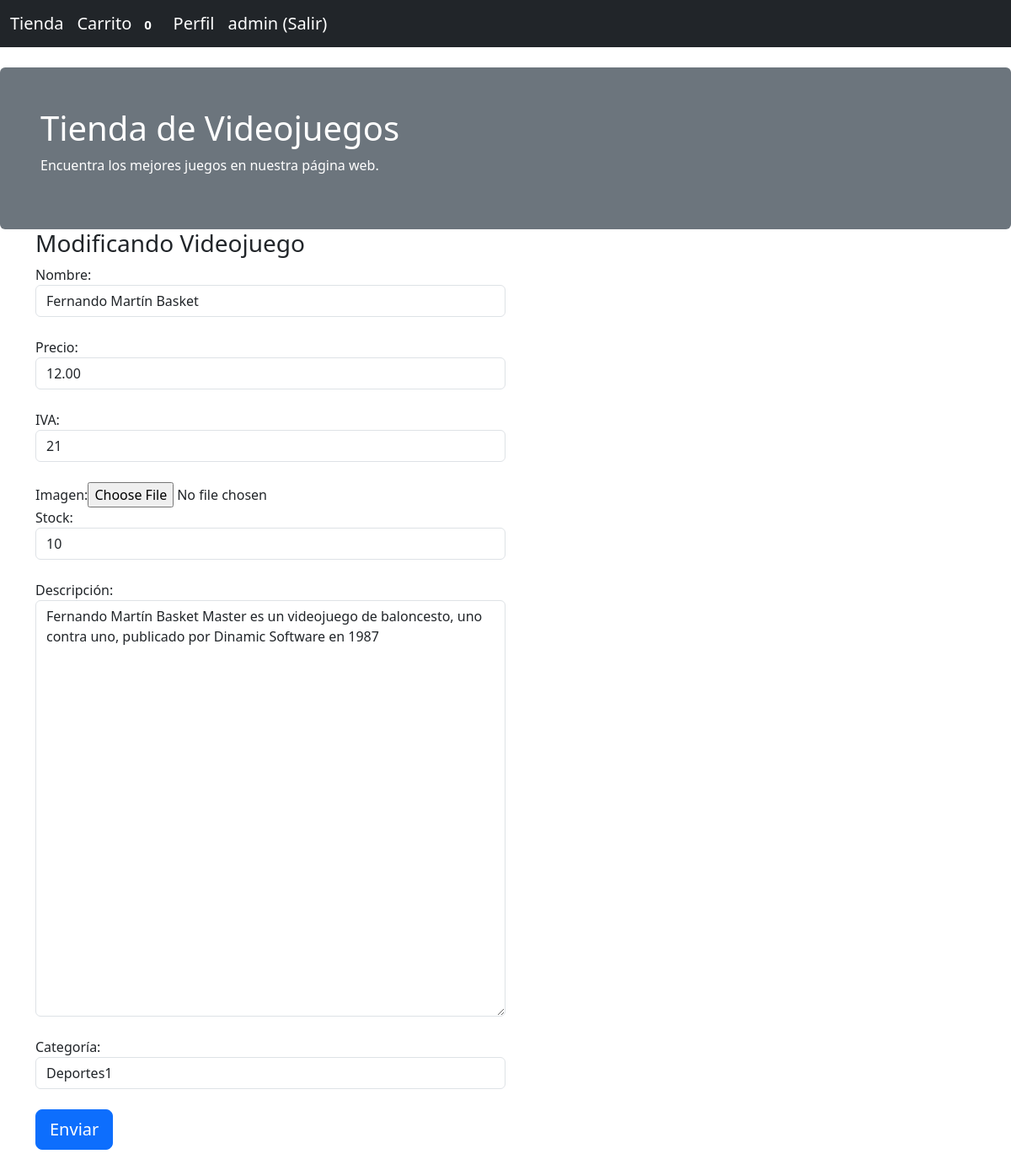
The app's page /articulos/1/edit (signed in) with its own data.
### aplicacion/models.py (models this page shows, shortened)
class Usuarios(db.Model, UserMixin):
    __tablename__ = 'usuarios'
    id = Column(Integer, primary_key=True)
    username = Column(String(100),nullable=False)
    password_hash = Column(String(128),nullable=False)
    nombre = Column(String(200),nullable=False)
    email = Column(String(200),nullable=False)
    admin = Column(Boolean, default=False)
    @property
    def password(self):
        raise AttributeError('password is not a readable attribute')
    def is_admin(self):
        return self.admin

class Articulos(db.Model):
    __tablename__ = 'articulos'
    id = Column(Integer, primary_key=True)
    nombre = Column(String(100), nullable=False)
    precio = Column(Float, default=0)
    iva = Column(Integer, default=21)
    descripcion = Column(String(255))
    image = Column(String(255))
    stock = Column(Integer, default=0)
    CategoriaId = Column(Integer, ForeignKey('categorias.id'), nullable=False)
    categoria = relationship("Categorias", back_populates="articulos")

### aplicacion/app.py (the view, shortened to what this page needs)
@app.route('/articulos/<id>/edit', methods=["get", "post"])
@login_required
def articulos_edit(id):
    if not current_user.is_admin():
        abort(404)
    art=Articulos.query.get(id)
    if art is None:
        abort(404)
    form=formArticulo(obj=art)
    categorias=[(c.id, c.nombre) for c in Categorias.query.all()]
    form.CategoriaId.choices = categorias
    return render_template("articulos_new.html",form=form)

### aplicacion/forms.py
class formArticulo(FlaskForm):
    nombre = StringField("Nombre:", validators=[DataRequired("Tienes que introducir el dato")])
    precio = DecimalField("Precio:", validators=[DataRequired("Tienes que introducir el dato")])
    iva = IntegerField("IVA:", validators=[DataRequired("Tienes que introducir el dato")])
    descripcion = TextAreaField("Descripción:", validators=[DataRequired("Tienes que introducir el dato")])
    photo = FileField("Imagen:")
    stock = IntegerField("Stock:", validators=[DataRequired("Tienes que introducir el dato")])
    CategoriaId = SelectField("Categoría:", coerce=int, validators=[DataRequired("Tienes que introducir el dato")])
    submit = SubmitField('Enviar')

### aplicacion/app.py (called while the page is built)
@login_manager.user_loader
def load_user(user_id):
    return Usuarios.query.get(int(user_id))

@app.context_processor
def contar_carrito():
    if not current_user.is_authenticated:
        return {'num_articulos': 0}
    if request.cookies.get(str(current_user.id)) is None:
        return {'num_articulos': 0}
    else:
        datos = json.loads(request.cookies.get(str(current_user.id)))
        return {'num_articulos': len(datos)}

### aplicacion/templates/articulos_new.html (shortened to what this page needs)
{% extends "base2.html" %}
{% block contenido %}
<div class="container">
    <div class="col-md-6">
        <h3>
            {% if form.nombre.data %} Modificando Videojuego {% else %} Nuevo Videojuego {% endif %}
        </h3>
        <form class="form-horizontal" method="post" enctype="multipart/form-data">
            <div class="form-group">
                {{ form.nombre.label() }}{{form.nombre(size="100",class="form-control")}}<br />
            </div>
            <div class="form-group">
                {{ form.precio.label() }}{{form.precio(size="10",class="form-control")}}<br />
            </div>
            <div class="form-group">
                {{ form.iva.label() }}{{form.iva(size="10",class="form-control")}}<br />
            </div>
            <div class="form-group">
                {{ form.photo.label() }}{{form.photo()}}<br />
            </div>
            <div class="form-group">
                {{ form.stock.label() }}{{form.stock(size="10",class="form-control")}}<br />
            </div>
            <div class="form-group">
                {{ form.descripcion.label() }}<br />{{form.descripcion(rows="20",cols="60",class="form-control")}}<br />
            </div>
            <div class="form-group"> {{ form.CategoriaId.label() }}{{form.CategoriaId(class="form-control")}}<br />
            </div>
            {{form.submit(class="btn btn-lg btn-primary btn-block")}}
        </form><br />
    </div>
</div>
{% endblock %}

### aplicacion/templates/base2.html (shortened to what this page needs)
{% extends "base.html" %}
{% block navbar %}
<nav class="navbar navbar-expand-lg navbar-dark bg-dark">
    <div class="container-fluid">
        <a class="navbar-brand" href="/">Tienda</a>
        {% if current_user.is_authenticated %}
        <a class="navbar-brand" href="/carrito"> Carrito <span class="badge">{{num_articulos}}</span></a>
        <a class="navbar-brand" href="/perfil/{{current_user.username}}"> Perfil</a>
        <a class="navbar-brand" href="/logout"> {{ current_user.username}} (Salir)</a>
        {% else %}
        <a class="navbar-brand" href="/login">Login</a>
        <a class="navbar-brand" href="/registro">Registro</a>
        {% endif %}
    </div>
</nav>
<div class="mt-4 p-5 bg-secondary text-white rounded">
    <h1>Tienda de Videojuegos</h1>
    <p>Encuentra los mejores juegos en nuestra página web.</p>
</div>
{% endblock %}
{% block content %}
<div class="container-fluid">
    {% block contenido %}{% endblock %}
</div>
{% endblock %}

### records on screen
Usuarios: username "admin"
Articulos: nombre "Fernando Martín Basket", precio "12.00", iva "21", stock "10", descripcion "Fernando Martín Basket Master es un videojuego de baloncesto, uno contra uno, publicado por Dinamic Software en 1987", CategoriaId "Deportes1"

### other values on screen
{{ num_articulos }} "0"
